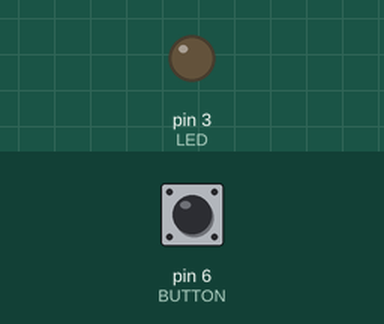
Recording of a sketch running on a simulated Arduino Uno, built with avr-gcc and run on an emulated ATmega328P. Parts: output pins drawn as LEDs (lit = HIGH). The test bench sets the inputs (shaded band); at power-on: pin 6 (BUTTON) HIGH.

Above: at 1.2 s.
1.3 s: pin 6 (BUTTON) pulled LOW for 0.15 s
At 1.37 s:
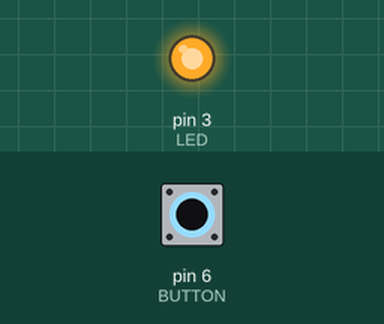
2.9 s: pin 6 (BUTTON) pulled LOW for 3.2 s
At 6.8 s:
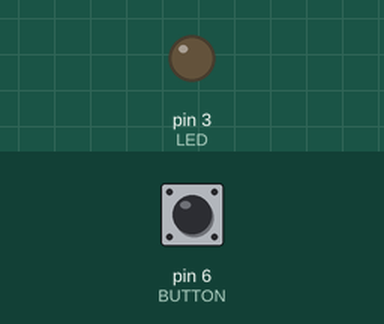
Timing chart, 0 to 8.3 s (numbered marks = the images above; inputs shaded):
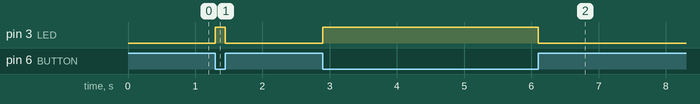

Measured:
- after the input at 1.3 s, pin 3 (LED): LOW → HIGH at once, → LOW 0.15 s later
- after the input at 2.9 s, pin 3 (LED): LOW → HIGH at once, → LOW 3.2 s later

The sketch:

ButtonRead.ino
```cpp
int BUTTON = 6;
int LED = 3;


void setup() {
  pinMode(BUTTON, INPUT);
  pinMode(LED, OUTPUT);
  digitalWrite(LED, HIGH);
}

void loop() {
  if (digitalRead(BUTTON) == LOW) {
    digitalWrite(LED, 255);
    Serial.println("не нажато");

  }

  if (digitalRead(BUTTON) == HIGH) {
    digitalWrite(LED, 0);
  }
}
```
